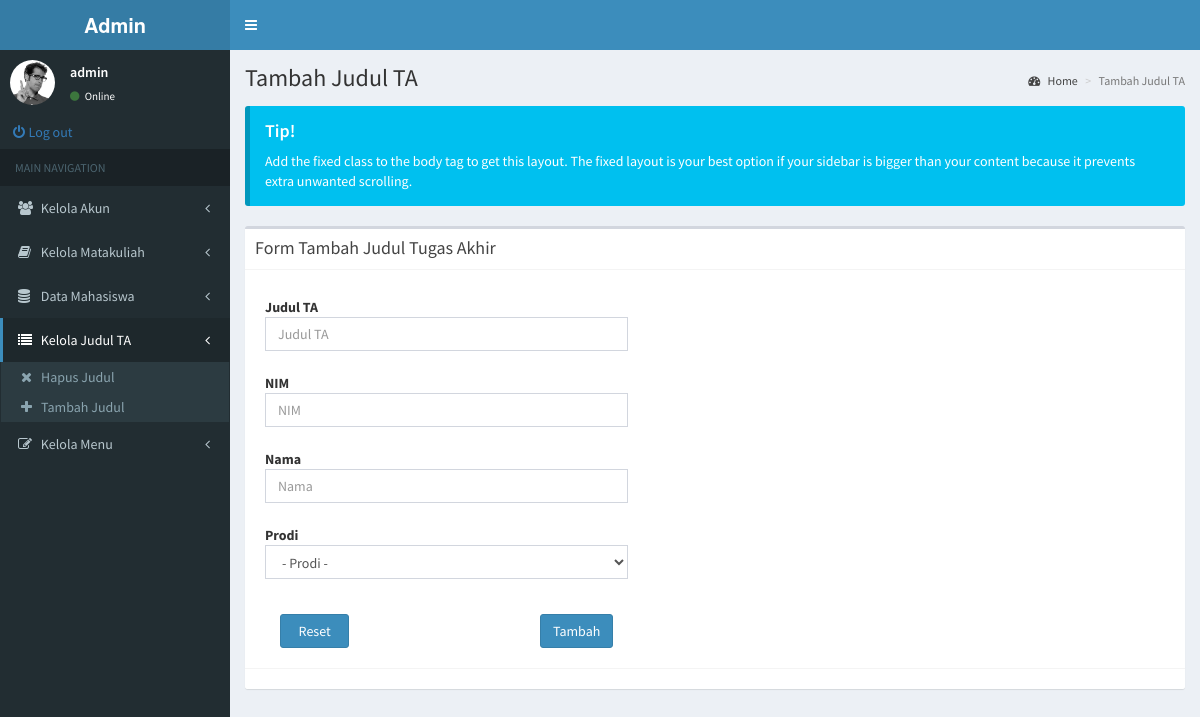
Page /admin/pages/layout/TambahJudulTA.php (signed in) on the committed database.
### tables this page shows
CREATE TABLE `tbl_menu_admin` (
  `id` int(11) NOT NULL,
  `menu` varchar(20) NOT NULL,
  `icon` varchar(20) DEFAULT NULL,
  `link` varchar(100) NOT NULL,
  `sub` varchar(3) DEFAULT NULL
);

CREATE TABLE `tbl_submenu_admin` (
  `menu` varchar(20) NOT NULL,
  `submenu` varchar(20) NOT NULL,
  `icon` varchar(20) DEFAULT NULL,
  `link` varchar(100) DEFAULT NULL
);

### admin/pages/layout/TambahJudulTA.php (the view, shortened to what this page needs)
<!DOCTYPE html>
<html>
<head>
  <link rel="stylesheet" href="../../../bower/bower_components/bootstrap/dist/css/bootstrap.min.css">
  <link rel="stylesheet" href="../../../bower/bower_components/font-awesome/css/font-awesome.min.css">
  <link rel="stylesheet" href="../../../bower/bower_components/Ionicons/css/ionicons.min.css">
  <link rel="stylesheet" href="../../../bower/dist/css/AdminLTE.min.css">
  <link rel="stylesheet" href="../../../bower/dist/css/skins/_all-skins.min.css">
</head>
<body class="hold-transition skin-blue fixed sidebar-mini">
<div class="wrapper">
  <header class="main-header">
    <a href="../../index2.html" class="logo">
      <span class="logo-lg"><b>Admin</b></span>
    </a>
    <nav class="navbar navbar-static-top">
      <a href="#" class="sidebar-toggle" data-toggle="push-menu" role="button">
      </a>
    </nav>
  </header>
  <aside class="main-sidebar">
    <section class="sidebar">
      <div class="user-panel">
        <div class="pull-left image">
          <img src="../../../bower/dist/img/user2-160x160.jpg" class="img-circle" alt="User Image">
        </div>
        <div class="pull-left info">
          <p><?php echo $_SESSION['nama'] ?></p>
          <a href="#"><i class="fa fa-circle text-success"></i> Online</a>
        </div>
      </div>
      <form method="post" action="../../.././cek/action_out.php">
        <div class="input-group">
          <button name="logout" class="btn btn-link"><i class="fa fa-power-off">&nbsp;</i>Log out</button>
        </div>
      </form>
      <ul class="sidebar-menu" data-widget="tree">
        <li class="header">MAIN NAVIGATION</li>
        <?php
          $con_menu = OpenCon('db_menu');
          $result_menu = $con_menu->query("SELECT menu,icon,link,sub FROM tbl_menu_admin ORDER BY id");
          foreach ($result_menu as $key => $value) {
            $class = '';
            $l = '../layout/';
            if ($value['menu'] == $_SESSION['posisi']){
              $class = 'active';
            }
            if ($value['sub'] == 'yes'){
              $class = 'treeview '.$class;
            }
            echo '<li class="'.$class.'">
                    <a href='.$l.''.$value['link'].'>
                      <i class="'.$value['icon'].'"></i> <span>'.$value['menu'].'</span>';
                      if ($value['sub'] == 'yes'){
                        echo '<span class="pull-right-container">
                                <i class="fa fa-angle-left pull-right"></i>
                              </span>';
                      }
                    echo '</a>';
                    if ($value['sub'] == 'yes'){
                      $result_submenu = $con_menu->query("SELECT submenu,icon,link FROM tbl_submenu_admin WHERE menu='".$value['menu']."'");
                      echo '<ul class="treeview-menu">';
                      foreach ($result_submenu as $key => $value) {
                        echo '<li><a href="../layout/'.$value['link'].'"><i class="'.$value['icon'].'"></i>'.$value['submenu'].'</a></li>';
                      }
                      echo '</ul>';
                    }
            echo '</li>';
          }
        ?>
      </ul>
    </section>
  </aside>
  <div class="content-wrapper">
    <section class="content-header">
      <h1>
        Tambah Judul TA
      </h1>
      <ol class="breadcrumb">
        <li><a href="#"><i class="fa fa-dashboard"></i> Home</a></li>
        <li class="active">Tambah Judul TA</li>
      </ol>
    </section>
    <section class="content">
      <div class="callout callout-info">
        <h4>Tip!</h4>
        <p>Add the fixed class to the body tag to get this layout. The fixed layout is your best option if your sidebar
          is bigger than your content because it prevents extra unwanted scrolling.</p>
      </div>
      <div class="box">
        <div class="box-header with-border">
          <h3 class="box-title">Form Tambah Judul Tugas Akhir</h3>
        </div>
        <div class="box-body">
          <div class="col-md-5">
            <form class="form-horizontal" method="post">
              <div class="box-body">
                <div class="form-group">
                  <label class="control-label">Judul TA</label>
                  <div>
                    <input name="judulTA" type="text" class="form-control" placeholder="Judul TA" value="">
                  </div>
                </div>
                <div class="form-group">
                  <label class="control-label">NIM</label>
                  <div>
                    <input name="nim" type="text" class="form-control" placeholder="NIM" value="">
                  </div>
                </div>
                <div class="form-group">
                  <label class="control-label">Nama</label>
                  <div>
                    <input name="nama" type="text" class="form-control" placeholder="Nama" value="">
                  </div>
                </div>
                <div class="form-group">
                  <label class="control-label">Prodi</label>
                  <div>
                    <select name="prodi" class="form-control">
                      <option selected disabled hidden>- Prodi -</option>
                    </select>
                  </div>
                </div>
              </div>
              <div class="box-footer text-center no-border">
                <button name="reset" type="reset" class="btn btn-primary pull-left">&nbsp;&nbsp;Reset&nbsp;&nbsp;</button>
                <button name="tambah" type="submit" class="btn btn-primary pull-right">Tambah</button>
              </div>
            </form>
          </div>
        </div>
        <div class="box-footer">
        </div>
      </div>
    </section>
  </div>
</div>
</body>
</html>

### rows in the picture
tbl_menu_admin: menu "Kelola Akun", sub "yes" (drawn)
tbl_menu_admin: menu "Kelola Matakuliah", sub "yes" (drawn)
tbl_menu_admin: menu "Data Mahasiswa", sub "yes" (drawn)
tbl_menu_admin: menu "Kelola Judul TA", sub "yes" (drawn)
tbl_submenu_admin: submenu "Hapus Judul"
tbl_submenu_admin: submenu "Tambah Judul"
tbl_menu_admin: menu "Kelola Menu", sub "yes" (drawn)

### other values in the picture
$_SESSION['nama'] "admin"
